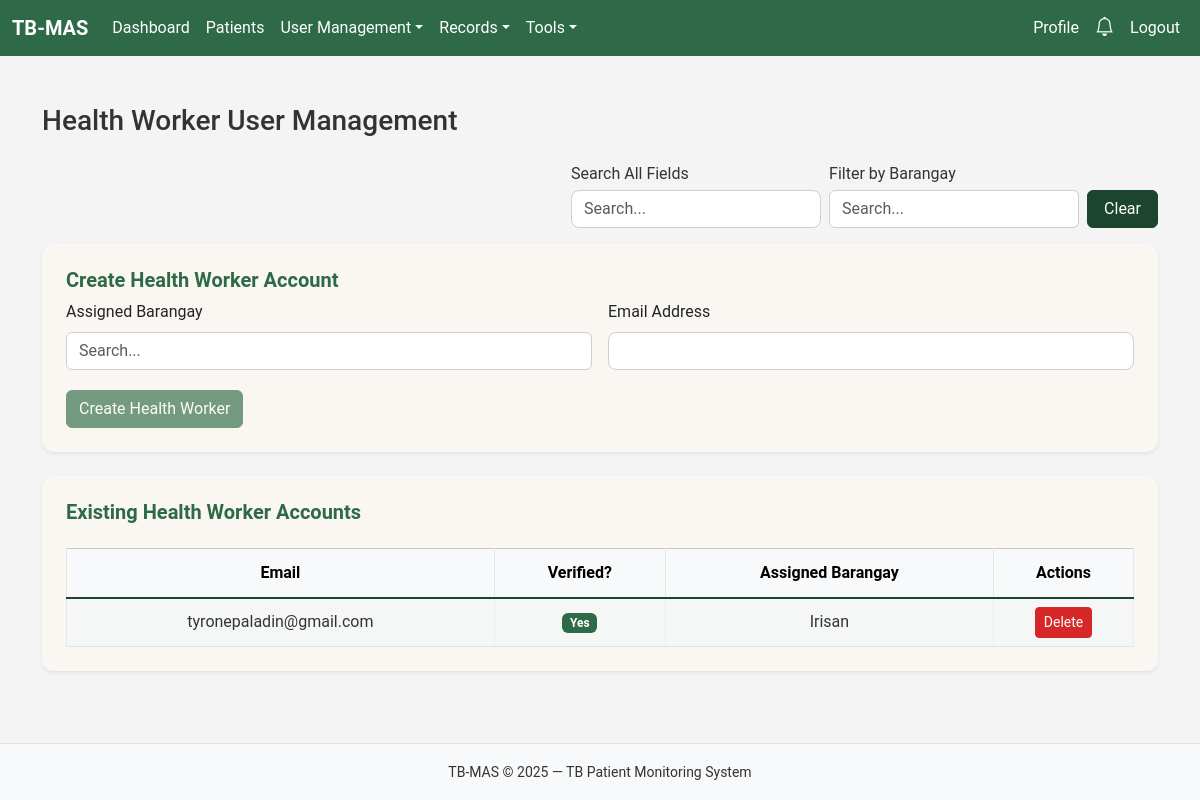
The app's page /public/admin/create_health_worker.php?barangay=Irisan (signed in) with its own data.
### tables this page shows
CREATE TABLE `users` (
  `user_id` int(11) NOT NULL,
  `email` varchar(150) NOT NULL,
  `password_hash` varchar(255) NOT NULL,
  `role` enum('super_admin','health_worker','patient') NOT NULL,
  `barangay_assigned` varchar(100) DEFAULT NULL,
  `is_verified` tinyint(4) DEFAULT 0,
  `verification_token` varchar(150) DEFAULT NULL,
  `password_reset_required` tinyint(4) DEFAULT 1,
  `created_at` timestamp NOT NULL DEFAULT current_timestamp()
);

### public/admin/create_health_worker.php (the view, shortened to what this page needs)
<?php
require_once __DIR__ . '/../partials/header.php';
require_once __DIR__ . '/../partials/navbar.php';
$pdo = getDB();
$q = trim($_GET['q'] ?? '');
$barangay = trim($_GET['barangay'] ?? '');
$sql = "SELECT * FROM users WHERE role = 'health_worker'";
$params = [];
if ($barangay !== '') {
    $sql .= " AND barangay_assigned = ?";
    $params[] = $barangay;
}
$sql .= " ORDER BY created_at DESC";
$stmt = $pdo->prepare($sql);
$stmt->execute($params);
$healthWorkers = $stmt->fetchAll();
?>
<div class="container py-4">
  <h3 class="mb-4">Health Worker User Management</h3>
  <form class="d-flex justify-content-end mb-3"
        method="GET"
        action="/WEBSYS_FINAL_PROJECT/public/"
        data-ajax="health_workers">
      <div class="d-flex gap-2" style="max-width: 900px;">
        <div class="d-flex flex-column" style="width: 250px;">
          <label class="form-label mb-1">Search All Fields</label>
          <input name="q" value="<?= htmlspecialchars($q) ?>" class="form-control" placeholder="Search...">
        </div>
        <div class="d-flex flex-column" style="width: 250px;">
          <label class="form-label mb-1">Filter by Barangay</label>
        </div>
        <button type="button" class="btn btn-secondary search-clear-btn"
                onclick="clearFilters(this.closest('form'))">
          Clear
        </button>
      </div>
  </form>
  <div class="card shadow-sm p-4 mb-4">
    <h5>Create Health Worker Account</h5>
    <form method="POST" class="row g-3" action="/WEBSYS_FINAL_PROJECT/public/?route=user/create_health_worker">
      <div class="col-md-6">
        <label class="form-label">Assigned Barangay</label>
      </div>
      <div class="col-md-6">
        <label class="form-label">Email Address</label>
        <input type="email" name="email" class="form-control" required>
      </div>
      <div class="col-12">
        <button type="submit" class="btn btn-primary">Create Health Worker</button>
      </div>
    </form>
  </div>
  <div class="card shadow-sm p-4">
    <h5>Existing Health Worker Accounts</h5>
    <div class="table-responsive mt-3">
      <table class="table table-bordered table-striped align-middle">
        <thead class="table-light">
          <tr style="text-align: center;">
            <th>Email</th>
            <th>Verified?</th>
            <th>Assigned Barangay</th>
            <th style="width:140px; min-width:120px;">Actions</th>
          </tr>
        </thead>
        <tbody class="hw-table-body">
        <?php if ($healthWorkers): foreach ($healthWorkers as $hw): ?>
          <tr>
            <td class="text-center"><?= htmlspecialchars($hw['email']) ?></td>
            <td class="text-center"><?= $hw['is_verified']
                  ? '<span class="badge bg-success">Yes</span>'
                  : '<span class="badge bg-warning text-dark">No</span>' ?>
            </td>
            <td class="text-center"><?= htmlspecialchars($hw['barangay_assigned']) ?></td>
            <td class="text-center">
              <a href="/WEBSYS_FINAL_PROJECT/public/?route=user/delete_user&id=<?= $hw['user_id'] ?>"
                onclick="return confirm('Delete this user?');"
                class="btn btn-danger btn-sm">Delete</a>
            </td>
          </tr>
        <?php endforeach; else: ?>
          <tr><td colspan="4" class="text-center text-muted">No health workers found.</td></tr>
        <?php endif; ?>
        </tbody>
      </table>
    </div>
  </div>
</div>
<?php include __DIR__ . '/../partials/footer.php'; ?>

### public/assets/css/app.css (style rules this page uses)
:root { --primary-green: #2E6A47; --accent-green: #81A684; --pine-green: #1C442F; --tb-red: #D62828; --bg-light: #F4F4F4; --bg-alt: #FAF7F2; --text-dark: #333333; --text-light: #FFFFFF; }
:root { --bs-primary: var(--primary-green) !important; --bs-primary-rgb: 46, 106, 71 !important; --bs-success: var(--primary-green) !important; --bs-success-rgb: 46,106,71 !important; --bs-danger: var(--tb-red) !important; --bs-danger-rgb: 214,40,40 !important; --bs-link-color: var(--primary-green) !important; --bs-link-hover-color: var(--pine-green) !important; --bs-dropdown-link-hover-bg: var(--accent-green) !important; --bs-dropdown-link-active-bg: var(--primary-green) !important; }
body { background-color: var(--bg-light); color: var(--text-dark); min-height: 100vh; display: flex; flex-direction: column; font-family: "Roboto", sans-serif; }
.card { background: var(--bg-alt); border: none !important; border-radius: 12px; box-shadow: 0 3px 8px rgba(0,0,0,0.08); }
.card h3, .card h5 { color: var(--primary-green); font-weight: 600; }
.btn-primary { background-color: var(--primary-green) !important; border-color: var(--primary-green) !important; color: var(--text-light) !important; }
.btn-secondary { background-color: var(--pine-green) !important; border-color: var(--pine-green) !important; }
.btn-danger { background-color: var(--tb-red) !important; border-color: var(--tb-red) !important; }
.form-control, .form-select { border-radius: 8px; border: 1px solid #cfcfcf; }
.table { --bs-table-striped-bg: rgba(46, 106, 71, 0.05) !important; --bs-table-striped-color: var(--text-dark) !important; margin-bottom: 0; }
.table thead { background: var(--primary-green) !important; color: var(--text-light) !important; border-bottom: 2px solid var(--pine-green) !important; }
.table thead th { border-bottom: none !important; font-weight: 600 !important; padding: 12px 8px !important; }
.table tbody tr:nth-child(odd) { background-color: rgba(244, 244, 244, 0.6) !important; }
.table td, .table th { vertical-align: middle !important; border-color: rgba(46, 106, 71, 0.1) !important; }
.table-striped > tbody > tr:nth-child(2n+1) > * { color: var(--text-dark) !important; }
.badge.bg-success { background: var(--primary-green) !important; }
.search-clear-btn { height: 38px !important; padding: 6px 16px !important; align-self: flex-end !important; display: flex; align-items: center; }

### records on screen
users: email "tyronepaladin@gmail.com", is_verified "Yes", barangay_assigned "Irisan"
